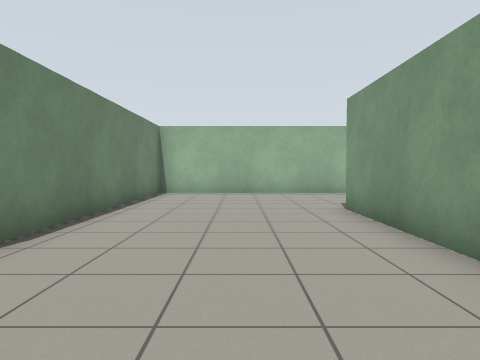
[1] (above)

24 first-person views from a walk through a Gazebo world. The camera is 0.94 m above the floor, tilts 2° down and sees 70° across. The floor is counted in squares, 1 m on a side. Each view is taken from the middle of a square. On the plan, view 1 faces up. The plan holds only what a view shows up to about 12 squares ahead; the rest is blank.

[2]
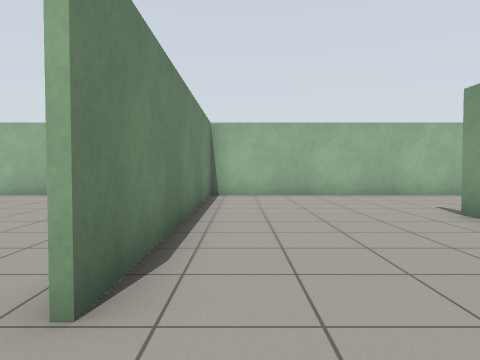

[3]
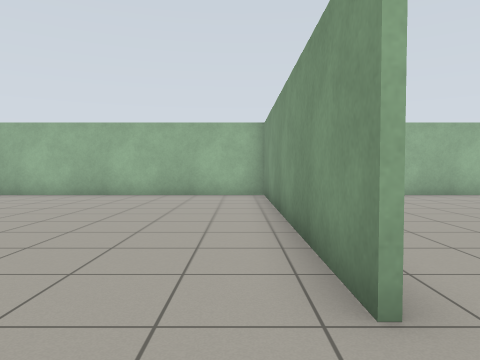

[4]
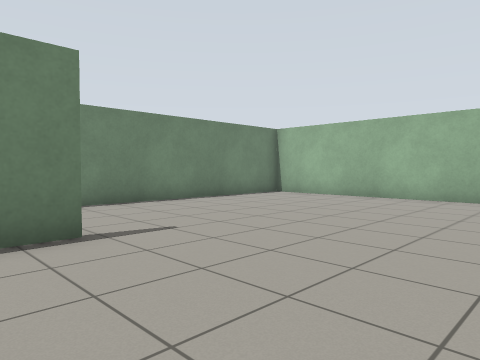

[5]
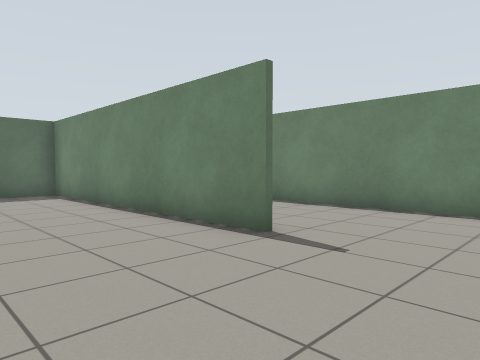

[6]
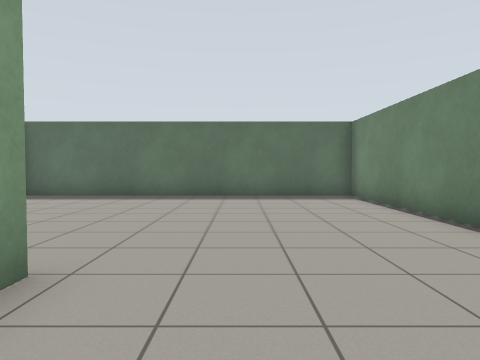

[7]
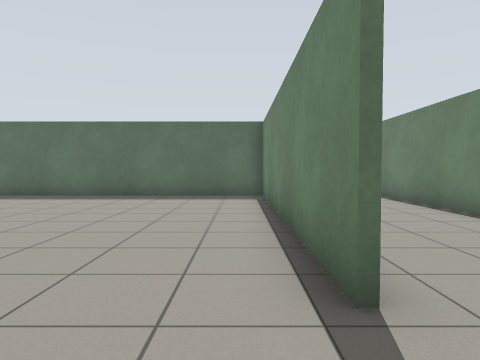

[8]
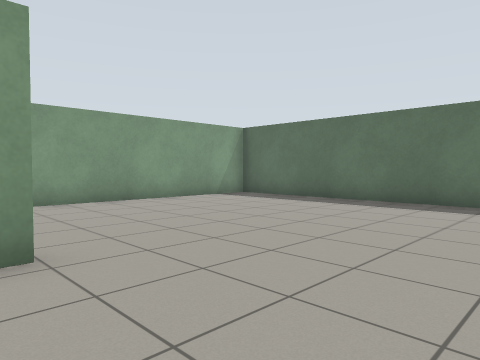

[9]
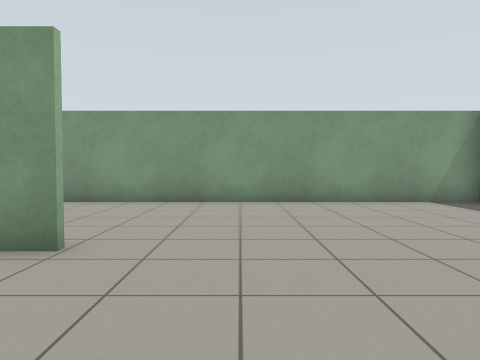

[10]
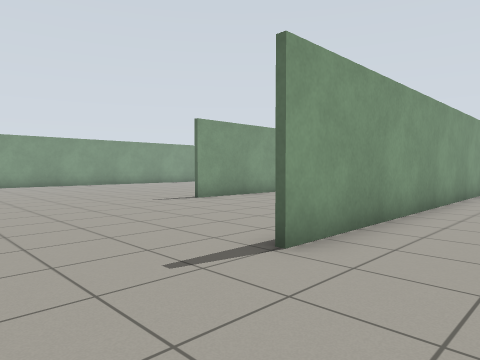

[11]
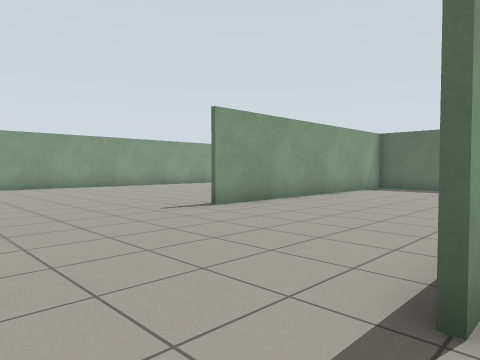

[12]
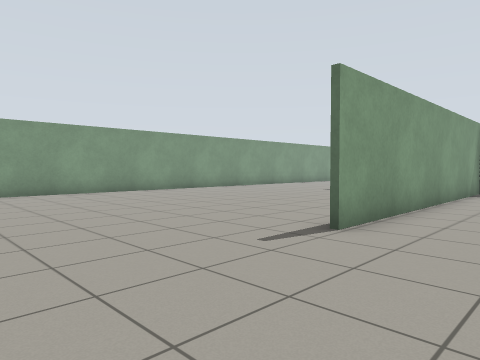

[13]
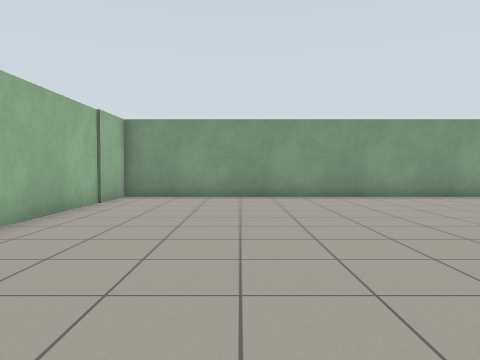

[14]
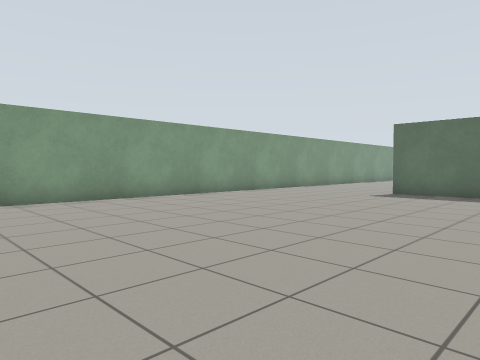

[15]
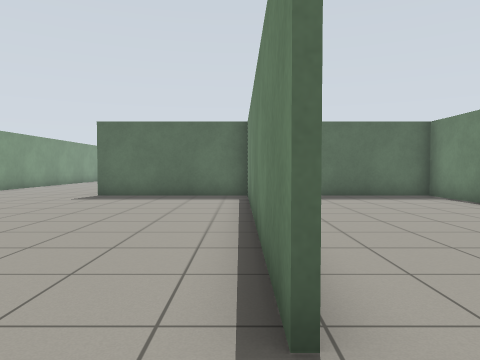

[16]
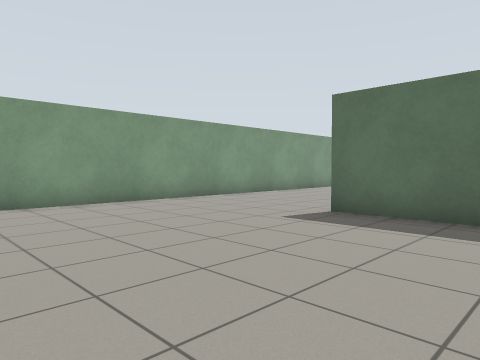

[17]
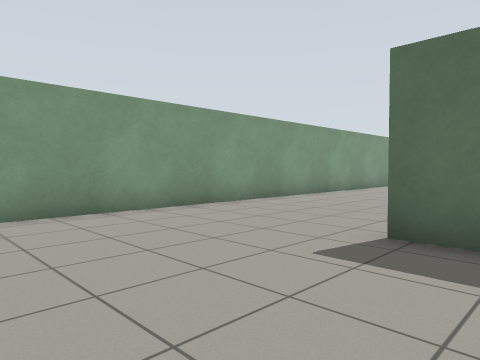

[18]
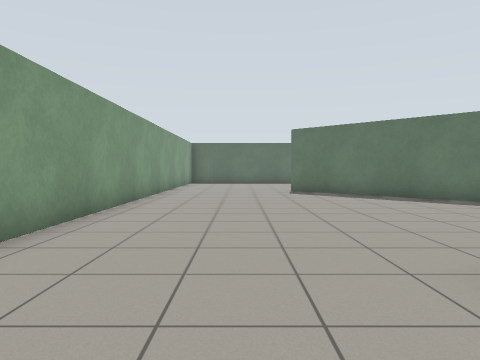

[19]
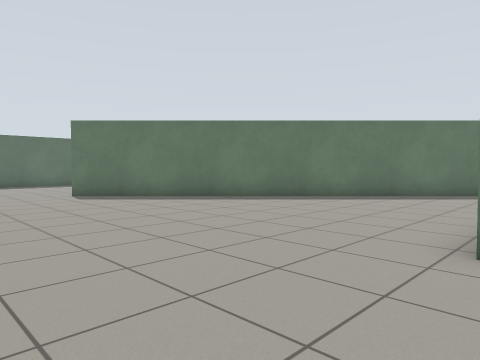

[20]
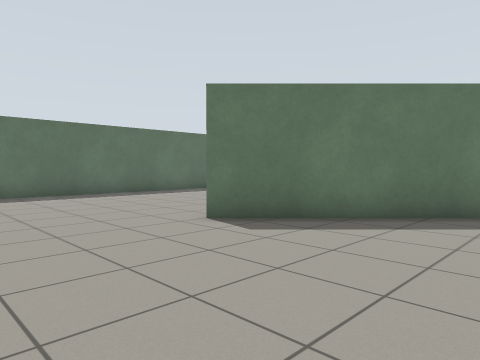

[21]
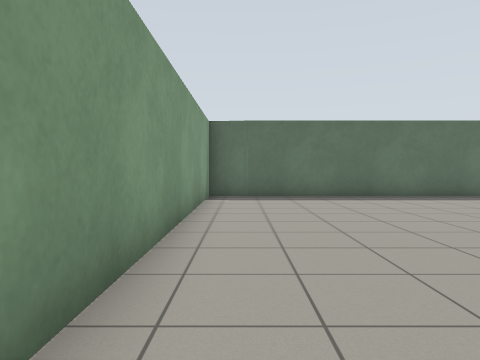

[22]
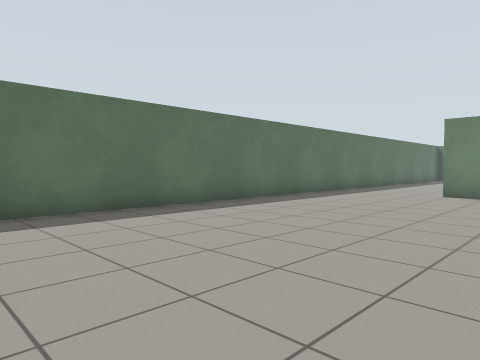

[23]
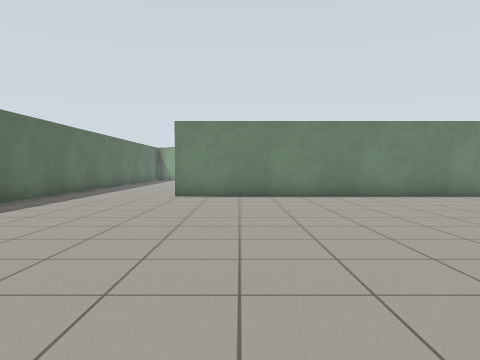

[24]
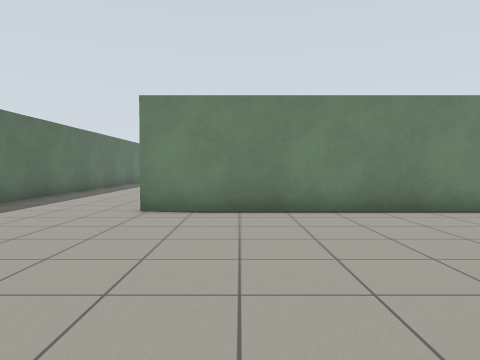

### Floor plan
Points are (right, up) in squares from view 1. A wall is a line through its corners. A room is listed if a view was taken in it or the views show most of it. See-through windows are left out.
Room 1 (views 1, 2, 3, 4, 5, 6, 7, 8, 9, 10, 11, 12, 13, 14, 15, 16, 17, 18, 19, 20, 21, 22, 23, 24)
walls: (2.6, -3.1) (2.6, -5.6) (6.2, -5.6); (4.3, -7.4) (13.9, -17); (8.6, -5.5) (8.6, 4.4); (8.6, -5.6) (13.9, -5.6); (2.6, -10) (2.6, -20.2); (8.7, 4.4) (8.7, -4.9); (-3.2, 3) (-3.2, 12.5); (-8.8, 3.9) (-8.8, -5.6) (2.4, -5.6) (2.4, 7.9); (5.8, 12.8) (-3, 12.8) (-3, 3); (-3.1, 12.8) (-12.4, 12.8); (-2, -24.4) (19, -24.4) (19, 12.8) (13.4, 12.8); (-12.7, 10.4) (-12.7, -5.5)

Where each view was taken, in squares from view 1:
view 1: 0 up, 0 right, facing up
view 2: 1 up, 2 left, facing up
view 3: 1 up, 4 left, facing up
view 4: 2 up, 4 left, facing up-left
view 5: 7 up, 5 left, facing down-left
view 6: 6 up, 5 left, facing down
view 7: 6 up, 8 left, facing down
view 8: 4 up, 7 left, facing down-right
view 9: 1 up, 7 left, facing right
view 10: 11 up, 0 right, facing down-right
view 11: 10 up, 2 right, facing down-right
view 12: 9 up, 6 right, facing down-right
view 13: 9 up, 8 right, facing right
view 14: 7 up, 9 right, facing down-right
view 15: 6 up, 9 right, facing down
view 16: 1 up, 10 right, facing down-right
view 17: 1 down, 12 right, facing down-right
view 18: 3 down, 16 right, facing down
view 19: 5 down, 18 right, facing down-left
view 20: 12 down, 18 right, facing down-left
view 21: 13 down, 18 right, facing down
view 22: 17 down, 15 right, facing down-left
view 23: 18 down, 14 right, facing left
view 24: 18 down, 10 right, facing left
